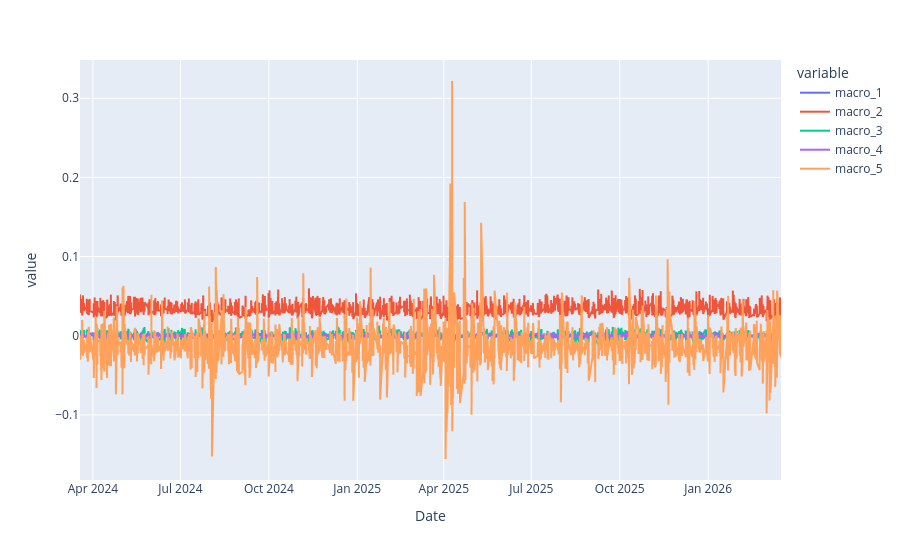

Notebook source saved alongside this figure:
### Code cell
px.line(macro)

### Figure 1 — Plotly figure (JSON) as saved in the notebook; plotly's stock layout.template omitted (floating-point values rounded to 4 significant figures; data arrays with more than 128 entries replaced by an {"elided": "..."} marker saying what was removed)
{"data": [{"hovertemplate": "variable=macro_1<br>Date=%{x}<br>value=%{y}<extra></extra>", "legendgroup": "macro_1", "line": {"color": "#636efa", "dash": "solid"}, "marker": {"symbol": "circle"}, "mode": "lines", "name": "macro_1", "showlegend": true, "type": "scattergl", "x": {"elided": "3489 str values"}, "xaxis": "x", "y": {"elided": "3489 float values"}, "yaxis": "y"}, {"hovertemplate": "variable=macro_2<br>Date=%{x}<br>value=%{y}<extra></extra>", "legendgroup": "macro_2", "line": {"color": "#EF553B", "dash": "solid"}, "marker": {"symbol": "circle"}, "mode": "lines", "name": "macro_2", "showlegend": true, "type": "scattergl", "x": {"elided": "3489 str values"}, "xaxis": "x", "y": {"elided": "3489 float values"}, "yaxis": "y"}, {"hovertemplate": "variable=macro_3<br>Date=%{x}<br>value=%{y}<extra></extra>", "legendgroup": "macro_3", "line": {"color": "#00cc96", "dash": "solid"}, "marker": {"symbol": "circle"}, "mode": "lines", "name": "macro_3", "showlegend": true, "type": "scattergl", "x": {"elided": "3489 str values"}, "xaxis": "x", "y": {"elided": "3489 float values"}, "yaxis": "y"}, {"hovertemplate": "variable=macro_4<br>Date=%{x}<br>value=%{y}<extra></extra>", "legendgroup": "macro_4", "line": {"color": "#ab63fa", "dash": "solid"}, "marker": {"symbol": "circle"}, "mode": "lines", "name": "macro_4", "showlegend": true, "type": "scattergl", "x": {"elided": "3489 str values"}, "xaxis": "x", "y": {"elided": "3489 float values"}, "yaxis": "y"}, {"hovertemplate": "variable=macro_5<br>Date=%{x}<br>value=%{y}<extra></extra>", "legendgroup": "macro_5", "line": {"color": "#FFA15A", "dash": "solid"}, "marker": {"symbol": "circle"}, "mode": "lines", "name": "macro_5", "showlegend": true, "type": "scattergl", "x": {"elided": "3489 str values"}, "xaxis": "x", "y": {"elided": "3489 float values"}, "yaxis": "y"}], "layout": {"legend": {"title": {"text": "variable"}, "tracegroupgap": 0}, "margin": {"t": 60}, "xaxis": {"anchor": "y", "domain": [0, 1], "title": {"text": "Date"}}, "yaxis": {"anchor": "x", "domain": [0, 1], "title": {"text": "value"}}}}
